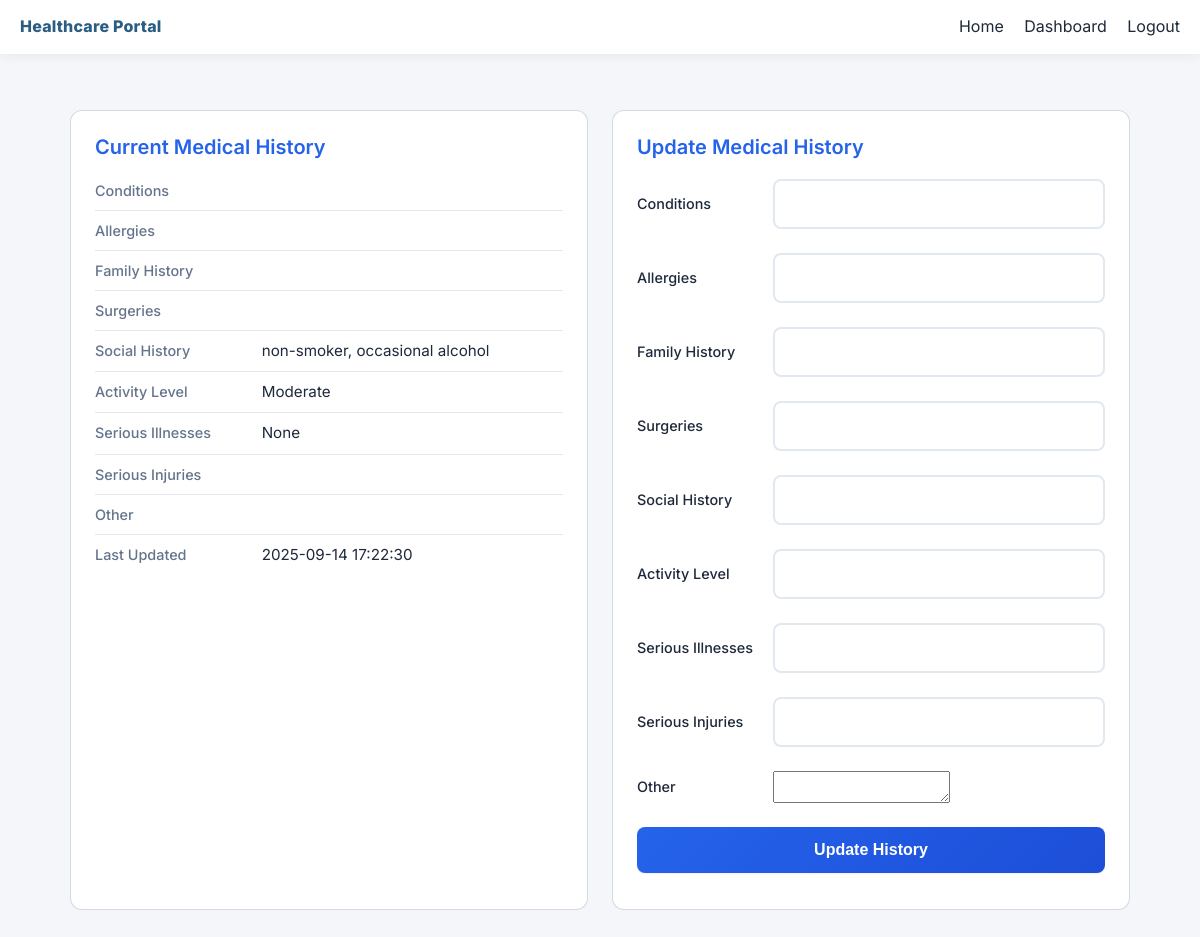
/patient/update_medical_history.php (signed in), run on the app's committed database.
### tables this page shows
CREATE TABLE PREEXISTING_MEDICAL_HISTORY (
    history_id INT AUTO_INCREMENT PRIMARY KEY,
    patient_id INT,
    conditions TEXT,
    allergies TEXT,
    family_history TEXT,
    surgeries TEXT,
    social_history TEXT,
    activity_level TEXT,
    serious_illnesses TEXT,
    serious_injuries TEXT,
    other_info TEXT,
    last_time_updated DATETIME,
    FOREIGN KEY (patient_id) REFERENCES PATIENT_INFO(patient_id)
);

### patient/update_medical_history.php (the view, shortened to what this page needs)
<?php
include '../includes/db.php';
include '../includes/header.php';
$patient_id = $_SESSION['user_id'];
$sql = $conn->prepare("SELECT conditions, allergies, family_history, surgeries, social_history, activity_level,
                      serious_illnesses, serious_injuries, other_info, last_time_updated FROM PREEXISTING_MEDICAL_HISTORY WHERE patient_id = ?");
$sql->bind_param("i", $patient_id);
$sql->execute();
$result = $sql->get_result()->fetch_assoc();
?>
<!DOCTYPE html>
<html lang="en">
<head>
    <link rel="stylesheet" href="../css/styles.css?v=5">
</head>
<body style="overflow: hidden">
    <div class="dashboard-container">
        <div class="dashboard-grid">
            <div class="dashboard-card">
                <h3>Current Medical History</h3>
                <?php if ($result): ?>
                    <div class="table-card-row">
                        <label class="table-card-label">Conditions</label>
                        <div class="table-card-value"><?php echo htmlspecialchars($result['conditions']); ?></div>
                    </div>
                    <div class="table-card-row">
                        <label class="table-card-label">Allergies</label>
                        <div class="table-card-value"><?php echo htmlspecialchars($result['allergies']); ?></div>
                    </div>
                    <div class="table-card-row">
                        <label class="table-card-label">Family History</label>
                        <div class="table-card-value"><?php echo htmlspecialchars($result['family_history']); ?></div>
                    </div>
                    <div class="table-card-row">
                        <label class="table-card-label">Surgeries</label>
                        <div class="table-card-value"><?php echo htmlspecialchars($result['surgeries']); ?></div>
                    </div>
                    <div class="table-card-row">
                        <label class="table-card-label">Social History</label>
                        <div class="table-card-value"><?php echo htmlspecialchars($result['social_history']); ?></div>
                    </div>
                    <div class="table-card-row">
                        <label class="table-card-label">Activity Level</label>
                        <div class="table-card-value"><?php echo htmlspecialchars($result['activity_level']); ?></div>
                    </div>
                    <div class="table-card-row">
                        <label class="table-card-label">Serious Illnesses</label>
                        <div class="table-card-value"><?php echo htmlspecialchars($result['serious_illnesses']); ?></div>
                    </div>
                    <div class="table-card-row">
                        <label class="table-card-label">Serious Injuries</label>
                        <div class="table-card-value"><?php echo htmlspecialchars($result['serious_injuries']); ?></div>
                    </div>
                    <div class="table-card-row">
                        <label class="table-card-label">Other</label>
                        <div class="table-card-value"><?php echo htmlspecialchars($result['other_info']); ?></div>
                    </div>
                    <div class="table-card-row">
                        <label class="table-card-label">Last Updated</label>
                        <div class="table-card-value"><?php echo htmlspecialchars($result['last_time_updated']); ?></div>
                    </div>
                <?php endif; ?>
            </div>
            <div class="dashboard-card">
                <h3>Update Medical History</h3>
                <form method="POST">
                    <div class="form-row">
                        <label for="conditions">Conditions</label>
                        <input type="text" id="conditions" name="conditions">
                    </div>
                    <div class="form-row">
                        <label for="allergies">Allergies</label>
                        <input type="text" id="allergies" name="allergies">
                    </div>
                    <div class="form-row">
                        <label for="family_history">Family History</label>
                        <input type="text" id="family_history" name="family_history">
                    </div>
                    <div class="form-row">
                        <label for="surgeries">Surgeries</label>
                        <input type="text" id="surgeries" name="surgeries">
                    </div>
                    <div class="form-row">
                        <label for="social_history">Social History</label>
                        <input type="text" id="social_history" name="social_history">
                    </div>
                    <div class="form-row">
                        <label for="activity_level">Activity Level</label>
                        <input type="text" id="activity_level" name="activity_level">
                    </div>
                    <div class="form-row">
                        <label for="serious_illnesses">Serious Illnesses</label>
                        <input type="text" id="serious_illnesses" name="serious_illnesses">
                    </div>
                    <div class="form-row">
                        <label for="serious_injuries">Serious Injuries</label>
                        <input type="text" id="serious_injuries" name="serious_injuries">
                    </div>
                    <div class="form-row">
                        <label for="other_info">Other</label>
                        <textarea name="other_info"></textarea>
                    </div>
                    <button type="submit">Update History</button>
                </form>
            </div>
        </div>
    </div>
</body>
</html>

### css/styles.css (style rules this page uses)
:root { --primary-color: #2563eb; --primary-dark: #1d4ed8; --secondary-color: #10b981; --accent-color: #f59e0b; --background-color: #f8fafc; --surface-color: #ffffff; --text-primary: #1e293b; --text-secondary: #64748b; --border-color: #e2e8f0; --error-color: #ef4444; --success-color: #10b981; --shadow-sm: 0 1px 2px 0 rgb(0 0 0 / 0.05); --shadow-md: 0 4px 6px -1px rgb(0 0 0 / 0.1), 0 2px 4px -2px rgb(0 0 0 / 0.1); --shadow-lg: 0 10px 15px -3px rgb(0 0 0 / 0.1), 0 4px 6px -4px rgb(0 0 0 / 0.1); --shadow-xl: 0 20px 25px -5px rgb(0 0 0 / 0.1), 0 8px 10px -6px rgb(0 0 0 / 0.1); --primary: #2a5d84; --muted: #667085; --bg: #f4f6f9; --card: #ffffff; --radius: 14px; --shadow: 0 10px 30px rgba(0, 0, 0, 0.08); }
* { margin: 0; padding: 0; box-sizing: border-box; }
body { font-family: 'Inter', -apple-system, BlinkMacSystemFont, 'Segoe UI', Roboto, sans-serif; background: var(--bg); min-height: 100vh; color: var(--text-primary); line-height: 1.6; font-size: 1rem; }
h3 { color: var(--text-primary); font-size: 1.25rem; font-weight: 500; margin-bottom: 0.75rem; }
.form-row { margin-bottom: 1.5rem; display: flex; align-items: center; gap: 1rem; }
.form-row label { min-width: 120px; font-weight: 500; color: var(--text-primary); font-size: 0.9rem; text-align: left; }
.form-row input { flex: 1; width: 100%; max-width: 100%; padding: 0.875rem 1rem; border: 2px solid var(--border-color); border-radius: 8px; font-size: 1rem; transition: all 0.2s ease; background: var(--surface-color); }
button { background: linear-gradient(135deg, var(--primary-color), var(--primary-dark)); color: white; border: none; padding: 0.875rem 2rem; border-radius: 8px; font-size: 1rem; font-weight: 600; cursor: pointer; transition: all 0.2s ease; box-shadow: var(--shadow-sm); width: 100%; margin-bottom: 1rem; }
.table-card-row { display: grid; grid-template-columns: 1fr 2fr; gap: 1rem; margin-bottom: 0.5rem; padding-bottom: 0.5rem; border-bottom: 1px solid var(--border-color); }
.table-card-row:last-child { border-bottom: none; margin-bottom: 0; padding-bottom: 0; }
.table-card-label { font-weight: 500; color: var(--text-secondary); font-size: 0.9rem; }
.table-card-value { color: var(--text-primary); font-size: 0.95rem; }
.dashboard-container { max-width: 1100px; margin: 3.5rem auto 2rem; padding: 0 20px 2rem; }
.dashboard-grid { display: grid; grid-template-columns: repeat(auto-fit, minmax(300px, 1fr)); gap: 1.5rem; margin-top: 1.5rem; }
.dashboard-card { background: var(--surface-color); border-radius: 12px; padding: 1.25rem 1.5rem; box-shadow: none; border: 1px solid rgba(148, 163, 184, 0.4); transition: background 0.15s ease, border-color 0.15s ease; }
.dashboard-card h3 { color: var(--primary-color); margin-bottom: 1rem; font-size: 1.25rem; font-weight: 600; }

### data on the page
preexisting_medical_history: social_history "non-smoker, occasional alcohol", activity_level "Moderate", serious_illnesses "None", last_time_updated "2025-09-14 17:22:30"
